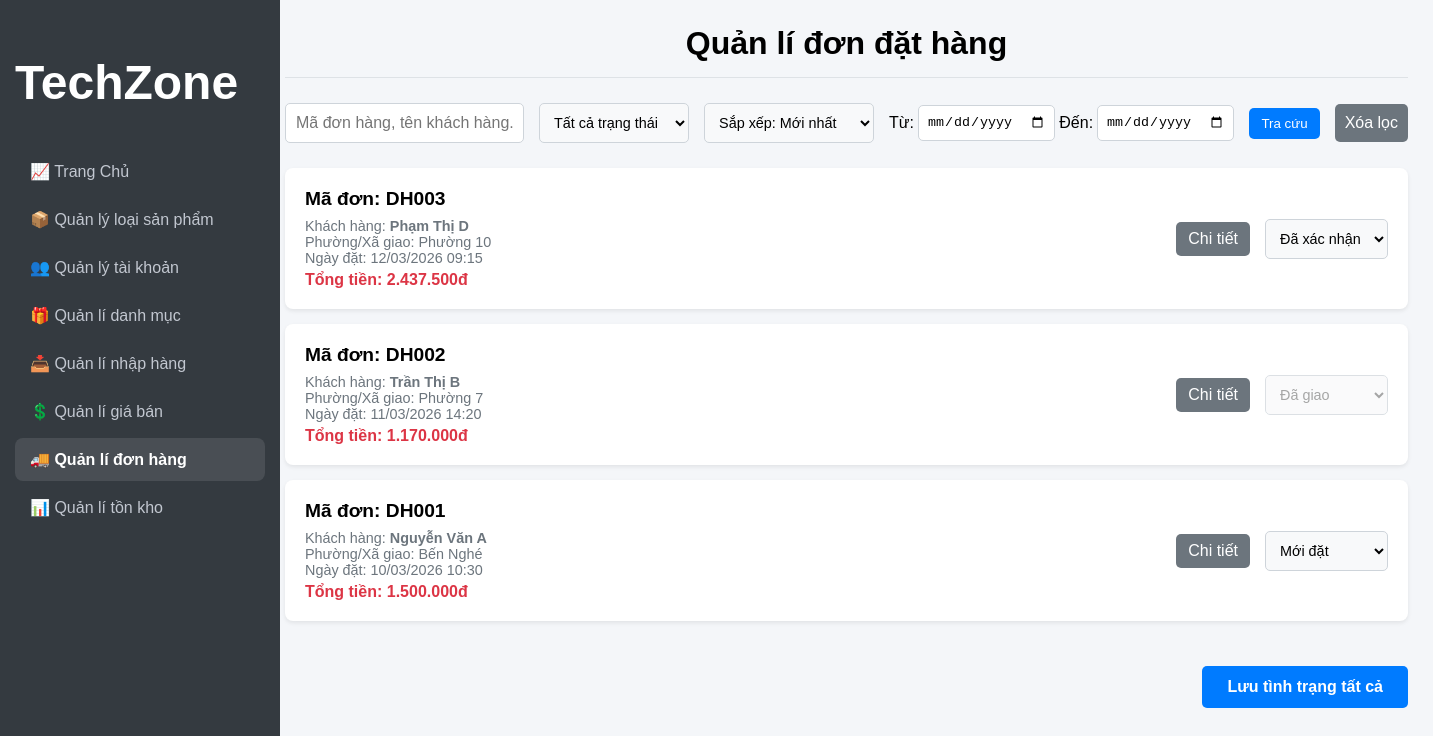
Screenshot of /Admin/quanlidonhang/quanlidonhang.php (signed in) with the database file from the repository.
### tables this page shows
CREATE TABLE `donhang` (
  `MaDH` int(11) NOT NULL,
  `MaTK` int(11) NOT NULL,
  `NgayDat` datetime DEFAULT current_timestamp(),
  `TongTien` decimal(15,2) NOT NULL,
  `PhuongThucThanhToan` varchar(50) NOT NULL,
  `TrangThai` tinyint(1) DEFAULT 0 COMMENT '0: Chưa xử lý, 1: Đã xác nhận, 2: Đã giao, 3: Đã hủy',
  `DiaChiGiaoHang` text NOT NULL COMMENT 'Lưu cứng địa chỉ lúc đặt hàng',
  `PhuongXaGiao` varchar(100) NOT NULL COMMENT 'Tách riêng để Admin dễ lọc'
);

CREATE TABLE `taikhoan` (
  `MaTK` int(11) NOT NULL,
  `Username` varchar(50) NOT NULL,
  `Password` varchar(255) NOT NULL,
  `HoTen` varchar(100) NOT NULL,
  `Email` varchar(100) NOT NULL,
  `Avatar` varchar(255) DEFAULT NULL,
  `SoDienThoai` varchar(20) NOT NULL,
  `VaiTro` tinyint(1) DEFAULT 0 COMMENT '0: Khách hàng, 1: Admin',
  `TrangThai` tinyint(1) DEFAULT 1 COMMENT '0: Bị khóa, 1: Hoạt động'
);

### Admin/quanlidonhang/quanlidonhang.php (the view, shortened to what this page needs)
<?php
require_once '../config.php';
$params = [];
$keyword = $_GET['keyword'] ?? '';
$dateFrom = $_GET['date_from'] ?? '';
$dateTo = $_GET['date_to'] ?? '';
$whereSQL = "";
$orderBy = "ORDER BY d.MaDH DESC";
$sql = "SELECT d.*, t.HoTen
        FROM DonHang d
        JOIN TaiKhoan t ON d.MaTK = t.MaTK
        $whereSQL
        $orderBy";
$stmt = $conn->prepare($sql);
$stmt->execute($params);
$danhSachDonHang = $stmt->fetchAll(PDO::FETCH_ASSOC);
?>
<!DOCTYPE html>
<html lang="vi">
<head>
    <link rel="stylesheet" href="../Style.css">
</head>
<body>
    <div class="container">
        <?php include_once '../sidebar.php'; ?>
        <main class="main-content">
            <div class="page-header">
                <h1 class="page-header-title">Quản lí đơn đặt hàng</h1>
            </div>
            <form method="GET" action="">
                <div class="inventory-filter-bar">
                    <input type="text" name="keyword" value="<?= htmlspecialchars($keyword) ?>" placeholder="Mã đơn hàng, tên khách hàng...">
                    <select name="status" class="status-select" style="width: 150px;">
                        <option value="">Tất cả trạng thái</option>
                    </select>
                    <select name="sort" class="status-select" style="width: 170px;">
                        <option value="">Sắp xếp: Mới nhất</option>
                    </select>
                    <div class="date-range-filter">
                        <label>Từ:</label>
                        <input type="date" name="date_from" value="<?= htmlspecialchars($dateFrom) ?>">
                        <label>Đến:</label>
                        <input type="date" name="date_to" value="<?= htmlspecialchars($dateTo) ?>">
                    </div>
                    <button type="submit" class="btn btn-edit">Tra cứu</button>
                    <a href="quanlidonhang.php" class="btn btn-hide" style="text-decoration: none; padding: 10px;">Xóa lọc</a>
                </div>
            </form>
            <form method="POST" action="">
                <div class="order-list">
                    <?php if (count($danhSachDonHang) > 0): ?>
                        <?php foreach ($danhSachDonHang as $dh): ?>
                            <div class="order-item">
                                <div class="order-details">
                                    <h4>Mã đơn: DH<?= str_pad($dh['MaDH'], 3, '0', STR_PAD_LEFT) ?></h4>
                                    <p>Khách hàng: <strong><?= htmlspecialchars($dh['HoTen']) ?></strong></p>
                                    <p>Phường/Xã giao: <?= htmlspecialchars($dh['PhuongXaGiao']) ?></p>
                                    <p>Ngày đặt: <?= date('d/m/Y H:i', strtotime($dh['NgayDat'])) ?></p>
                                    <p class="order-total">Tổng tiền: <?= number_format($dh['TongTien'], 0, ',', '.') ?>đ</p>
                                </div>
                                <div class="order-actions">
                                    <a href="chi-tiet-don-hang.php?id=<?= $dh['MaDH'] ?>" class="btn btn-view" style="text-decoration:none;">Chi tiết</a>
                                    <select name="trang_thai[<?= $dh['MaDH'] ?>]" class="status-select" <?= $dh['TrangThai'] == 2 || $dh['TrangThai'] == 3 ? 'disabled' : '' ?>>
                                        <option value="0" <?= $dh['TrangThai'] == 0 ? 'selected' : '' ?>>Mới đặt</option>
                                        <option value="1" <?= $dh['TrangThai'] == 1 ? 'selected' : '' ?>>Đã xác nhận</option>
                                        <option value="2" <?= $dh['TrangThai'] == 2 ? 'selected' : '' ?>>Đã giao</option>
                                    </select>
                                </div>
                            </div>
                        <?php endforeach; ?>
                    <?php else: ?>
                        <p style="text-align:center; padding: 20px;">Không tìm thấy đơn hàng nào phù hợp.</p>
                    <?php endif; ?>
                    <div class="form-actions">
                        <button type="submit" name="btn_update_status" class="btn btn-save">Lưu tình trạng tất cả</button>
                    </div>
                </div>
            </form>
        </main>
    </div>
</body>
</html>

### Admin/Style.css (style rules this page uses)
.container { display: flex; min-height: 100vh; }
.main-content { flex-grow: 1; padding: 25px; margin-left: 260px; }
.main-content h1 { border-bottom: 2px solid #dee2e6; padding-bottom: 10px; }
.btn { padding: 8px 12px; border: none; border-radius: 5px; cursor: pointer; font-weight: 500; transition: opacity 0.2s; text-decoration: none; white-space: nowrap; }
.btn-edit { background-color: #007bff; color: white; }
.btn-hide { background-color: #6c757d; color: white; }
.page-header { display: flex; justify-content: center; align-items: center; margin-bottom: 25px; border-bottom: 1px solid #dee2e6; padding-bottom: 15px; }
.page-header h1 { margin: 0; }
.form-actions { text-align: right; flex-wrap: wrap; margin-top: 30px; gap: 10px; }
.btn-save { background-color: #007bff; color: white; padding: 12px 25px; border: none; border-radius: 5px; font-size: 1rem; font-weight: bold; cursor: pointer; transition: background-color 0.3s; text-decoration: none; }
.btn-view { background-color: #6c757d; color: white; }
.order-list { display: flex; flex-direction: column; gap: 15px; }
.order-item { display: flex; align-items: center; background-color: #ffffff; padding: 20px; border-radius: 8px; box-shadow: 0 2px 4px rgba(0, 0, 0, 0.08); }
.order-details { flex-grow: 1; }
.order-details h4 { margin: 0 0 8px 0; font-size: 1.2rem; }
.order-details p { margin: 0; color: #6c757d; font-size: 0.9rem; }
.order-details .order-total { font-weight: bold; color: #dc3545; font-size: 1rem; margin-top: 5px; }
.order-actions { display: flex; align-items: center; gap: 15px; flex-wrap: wrap; }
.status-select { padding: 10px; border: 1px solid #ced4da; border-radius: 5px; font-size: 0.9rem; font-weight: 500; background-color: #f8f9fa; }
.inventory-filter-bar { display: flex; gap: 15px; margin-bottom: 25px; align-items: center; }
.inventory-filter-bar input[type="text"] { flex-grow: 1; padding: 10px; border: 1px solid #ced4da; border-radius: 5px; font-size: 1rem; }
.inventory-filter-bar .status-select { width: 200px; }
.inventory-filter-bar .btn-edit { flex-shrink: 0; }
.date-range-filter { display: flex; align-items: center; gap: 4px; }
.date-range-filter label { font-weight: 500; }
.date-range-filter input[type="date"] { padding: 8px; border: 1px solid #ced4da; border-radius: 5px; }
.page-header h1.page-header-title { margin: 0; padding-bottom: 0; border-bottom: none; text-align: center; }

### rows the page displays
donhang: MaDH "003", MaTK.HoTen "Phạm Thị D", PhuongXaGiao "Phường 10", NgayDat "12/03/2026 09:15", TongTien "2.437.500", TrangThai+MaDH "Đã xác nhận"
donhang: MaDH "002", MaTK.HoTen "Trần Thị B", PhuongXaGiao "Phường 7", NgayDat "11/03/2026 14:20", TongTien "1.170.000", TrangThai+MaDH "Đã giao"
donhang: MaDH "001", MaTK.HoTen "Nguyễn Văn A", PhuongXaGiao "Bến Nghé", NgayDat "10/03/2026 10:30", TongTien "1.500.000", TrangThai+MaDH "Mới đặt"
